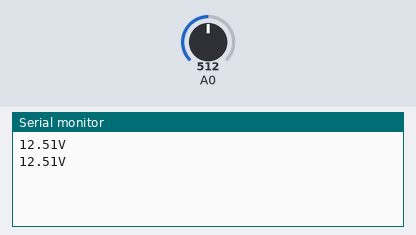
The sketch below on a simulated Arduino Uno, built with avr-gcc and run on an emulated ATmega328P. Parts: the last lines printed to the serial monitor. The inputs (shaded band) are chosen by the test bench; at power-on: A0 = 512.

Above: at 1.8 s.
1.9 s: A0 set to 716
At 2.8 s:
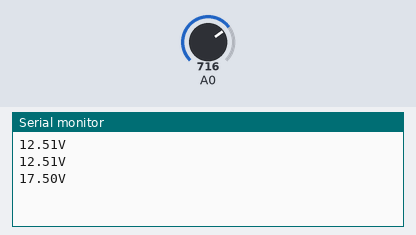
3.4 s: A0 set to 900
At 4.4 s:
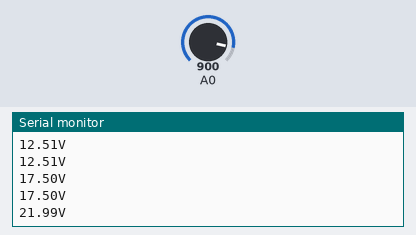
Timing chart, 0 to 6.4 s (numbered marks = the images above; inputs shaded):
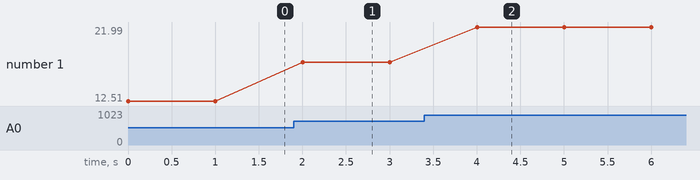

Measured:
- after the input at 1.9 s, the serial monitor: prints a new line after 0.10 s (image 1)
- after the input at 3.4 s, the serial monitor: prints a new line after 0.60 s (image 2)
- plotted number 1: 12.51 → 17.5 after the input at 1.9 s, 17.5 → 21.99 after the input at 3.4 s

The sketch:

voltmeter.ino
```cpp
float temp;

void setup()
{
 Serial.begin(9600);
}

void loop()
{
 temp=analogRead(A0)/40.92;
 Serial.print(temp);
 Serial.println("V");

 delay(1000);
}
```
